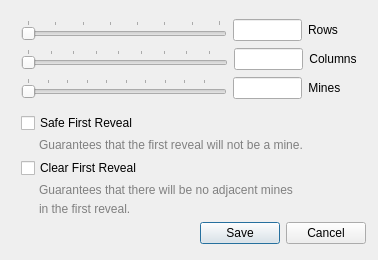
<?xml version="1.0" encoding="UTF-8"?>
<ui version="4.0">
 <class>Options</class>
 <widget class="QDialog" name="Options">
  <property name="geometry">
   <rect>
    <x>0</x>
    <y>0</y>
    <width>378</width>
    <height>260</height>
   </rect>
  </property>
  <property name="windowTitle">
   <string>Options</string>
  </property>
  <layout class="QVBoxLayout" name="verticalLayout">
   <property name="leftMargin">
    <number>12</number>
   </property>
   <property name="topMargin">
    <number>12</number>
   </property>
   <property name="rightMargin">
    <number>12</number>
   </property>
   <property name="bottomMargin">
    <number>16</number>
   </property>
   <item>
    <widget class="QWidget" name="mine_setter" native="true">
     <layout class="QVBoxLayout" name="verticalLayout_5">
      <property name="spacing">
       <number>0</number>
      </property>
      <property name="leftMargin">
       <number>0</number>
      </property>
      <property name="topMargin">
       <number>0</number>
      </property>
      <property name="rightMargin">
       <number>0</number>
      </property>
      <property name="bottomMargin">
       <number>0</number>
      </property>
      <item>
       <widget class="QWidget" name="row" native="true">
        <property name="sizePolicy">
         <sizepolicy hsizetype="Preferred" vsizetype="Fixed">
          <horstretch>0</horstretch>
          <verstretch>0</verstretch>
         </sizepolicy>
        </property>
        <layout class="QHBoxLayout" name="horizontalLayout_3" stretch="3,1,0">
         <property name="topMargin">
          <number>0</number>
         </property>
         <property name="bottomMargin">
          <number>0</number>
         </property>
         <item>
          <widget class="QSlider" name="row_slider">
           <property name="minimum">
            <number>9</number>
           </property>
           <property name="maximum">
            <number>30</number>
           </property>
           <property name="pageStep">
            <number>1</number>
           </property>
           <property name="orientation">
            <enum>Qt::Orientation::Horizontal</enum>
           </property>
           <property name="tickPosition">
            <enum>QSlider::TickPosition::TicksAbove</enum>
           </property>
           <property name="tickInterval">
            <number>3</number>
           </property>
          </widget>
         </item>
         <item>
          <widget class="QLineEdit" name="row_editor">
           <property name="maxLength">
            <number>32767</number>
           </property>
           <property name="placeholderText">
            <string/>
           </property>
           <property name="cursorMoveStyle">
            <enum>Qt::CursorMoveStyle::VisualMoveStyle</enum>
           </property>
           <property name="clearButtonEnabled">
            <bool>false</bool>
           </property>
          </widget>
         </item>
         <item>
          <widget class="QLabel" name="row_label">
           <property name="sizePolicy">
            <sizepolicy hsizetype="Preferred" vsizetype="Fixed">
             <horstretch>0</horstretch>
             <verstretch>0</verstretch>
            </sizepolicy>
           </property>
           <property name="text">
            <string>Rows       </string>
           </property>
          </widget>
         </item>
        </layout>
       </widget>
      </item>
      <item>
       <widget class="QWidget" name="col" native="true">
        <property name="sizePolicy">
         <sizepolicy hsizetype="Preferred" vsizetype="Fixed">
          <horstretch>0</horstretch>
          <verstretch>0</verstretch>
         </sizepolicy>
        </property>
        <layout class="QHBoxLayout" name="horizontalLayout" stretch="3,1,0">
         <property name="topMargin">
          <number>0</number>
         </property>
         <property name="bottomMargin">
          <number>0</number>
         </property>
         <item>
          <widget class="QSlider" name="col_slider">
           <property name="minimum">
            <number>9</number>
           </property>
           <property name="maximum">
            <number>60</number>
           </property>
           <property name="pageStep">
            <number>1</number>
           </property>
           <property name="tracking">
            <bool>true</bool>
           </property>
           <property name="orientation">
            <enum>Qt::Orientation::Horizontal</enum>
           </property>
           <property name="tickPosition">
            <enum>QSlider::TickPosition::TicksAbove</enum>
           </property>
           <property name="tickInterval">
            <number>6</number>
           </property>
          </widget>
         </item>
         <item>
          <widget class="QLineEdit" name="col_editor">
           <property name="maxLength">
            <number>32767</number>
           </property>
           <property name="placeholderText">
            <string/>
           </property>
           <property name="cursorMoveStyle">
            <enum>Qt::CursorMoveStyle::VisualMoveStyle</enum>
           </property>
          </widget>
         </item>
         <item>
          <widget class="QLabel" name="col_label">
           <property name="sizePolicy">
            <sizepolicy hsizetype="Preferred" vsizetype="Fixed">
             <horstretch>0</horstretch>
             <verstretch>0</verstretch>
            </sizepolicy>
           </property>
           <property name="text">
            <string>Columns</string>
           </property>
           <property name="scaledContents">
            <bool>false</bool>
           </property>
           <property name="alignment">
            <set>Qt::AlignmentFlag::AlignCenter</set>
           </property>
          </widget>
         </item>
        </layout>
       </widget>
      </item>
      <item>
       <widget class="QWidget" name="mine" native="true">
        <property name="sizePolicy">
         <sizepolicy hsizetype="Preferred" vsizetype="Fixed">
          <horstretch>0</horstretch>
          <verstretch>0</verstretch>
         </sizepolicy>
        </property>
        <layout class="QHBoxLayout" name="horizontalLayout_2" stretch="3,1,0">
         <property name="topMargin">
          <number>0</number>
         </property>
         <property name="bottomMargin">
          <number>0</number>
         </property>
         <item>
          <widget class="QSlider" name="mine_slider">
           <property name="sizePolicy">
            <sizepolicy hsizetype="Expanding" vsizetype="Fixed">
             <horstretch>0</horstretch>
             <verstretch>0</verstretch>
            </sizepolicy>
           </property>
           <property name="minimum">
            <number>10</number>
           </property>
           <property name="maximum">
            <number>499</number>
           </property>
           <property name="pageStep">
            <number>1</number>
           </property>
           <property name="orientation">
            <enum>Qt::Orientation::Horizontal</enum>
           </property>
           <property name="tickPosition">
            <enum>QSlider::TickPosition::TicksAbove</enum>
           </property>
           <property name="tickInterval">
            <number>50</number>
           </property>
          </widget>
         </item>
         <item>
          <widget class="QLineEdit" name="mine_editor">
           <property name="sizePolicy">
            <sizepolicy hsizetype="Expanding" vsizetype="Fixed">
             <horstretch>0</horstretch>
             <verstretch>0</verstretch>
            </sizepolicy>
           </property>
           <property name="maxLength">
            <number>32767</number>
           </property>
           <property name="placeholderText">
            <string/>
           </property>
           <property name="cursorMoveStyle">
            <enum>Qt::CursorMoveStyle::VisualMoveStyle</enum>
           </property>
          </widget>
         </item>
         <item>
          <widget class="QLabel" name="mine_label">
           <property name="sizePolicy">
            <sizepolicy hsizetype="Preferred" vsizetype="Fixed">
             <horstretch>0</horstretch>
             <verstretch>0</verstretch>
            </sizepolicy>
           </property>
           <property name="text">
            <string>Mines       </string>
           </property>
           <property name="alignment">
            <set>Qt::AlignmentFlag::AlignCenter</set>
           </property>
          </widget>
         </item>
        </layout>
       </widget>
      </item>
     </layout>
    </widget>
   </item>
   <item>
    <widget class="QWidget" name="safe_first_reveal" native="true">
     <property name="sizePolicy">
      <sizepolicy hsizetype="Preferred" vsizetype="Fixed">
       <horstretch>0</horstretch>
       <verstretch>0</verstretch>
      </sizepolicy>
     </property>
     <layout class="QHBoxLayout" name="horizontalLayout_5" stretch="0">
      <property name="spacing">
       <number>0</number>
      </property>
      <property name="leftMargin">
       <number>0</number>
      </property>
      <property name="topMargin">
       <number>0</number>
      </property>
      <property name="rightMargin">
       <number>0</number>
      </property>
      <property name="bottomMargin">
       <number>0</number>
      </property>
      <item>
       <widget class="QWidget" name="safe_first_reveal_check" native="true">
        <layout class="QVBoxLayout" name="verticalLayout_4">
         <property name="spacing">
          <number>5</number>
         </property>
         <property name="topMargin">
          <number>0</number>
         </property>
         <property name="rightMargin">
          <number>0</number>
         </property>
         <property name="bottomMargin">
          <number>0</number>
         </property>
         <item>
          <widget class="QCheckBox" name="safe_checkbox">
           <property name="minimumSize">
            <size>
             <width>0</width>
             <height>0</height>
            </size>
           </property>
           <property name="text">
            <string>Safe First Reveal</string>
           </property>
           <property name="tristate">
            <bool>false</bool>
           </property>
          </widget>
         </item>
         <item>
          <widget class="QLabel" name="safe_first_reveal_l2">
           <property name="sizePolicy">
            <sizepolicy hsizetype="Preferred" vsizetype="Preferred">
             <horstretch>0</horstretch>
             <verstretch>0</verstretch>
            </sizepolicy>
           </property>
           <property name="text">
            <string>&lt;html&gt;&lt;head/&gt;&lt;body&gt;&lt;p&gt;&lt;span style=&quot; color:#808080;&quot;&gt;          Guarantees that the first reveal will not be a mine.&lt;/span&gt;&lt;/p&gt;&lt;/body&gt;&lt;/html&gt;</string>
           </property>
           <property name="alignment">
            <set>Qt::AlignmentFlag::AlignLeading|Qt::AlignmentFlag::AlignLeft|Qt::AlignmentFlag::AlignVCenter</set>
           </property>
           <property name="wordWrap">
            <bool>false</bool>
           </property>
           <property name="indent">
            <number>18</number>
           </property>
          </widget>
         </item>
        </layout>
       </widget>
      </item>
     </layout>
    </widget>
   </item>
   <item>
    <widget class="QWidget" name="clear_first_reveal" native="true">
     <property name="sizePolicy">
      <sizepolicy hsizetype="Preferred" vsizetype="Fixed">
       <horstretch>0</horstretch>
       <verstretch>0</verstretch>
      </sizepolicy>
     </property>
     <layout class="QHBoxLayout" name="horizontalLayout_4" stretch="0,1">
      <property name="spacing">
       <number>0</number>
      </property>
      <property name="leftMargin">
       <number>0</number>
      </property>
      <property name="topMargin">
       <number>0</number>
      </property>
      <property name="rightMargin">
       <number>0</number>
      </property>
      <property name="bottomMargin">
       <number>0</number>
      </property>
      <item>
       <widget class="QWidget" name="clear_first_reveal_check" native="true">
        <layout class="QVBoxLayout" name="verticalLayout_3">
         <property name="spacing">
          <number>5</number>
         </property>
         <property name="topMargin">
          <number>0</number>
         </property>
         <property name="rightMargin">
          <number>0</number>
         </property>
         <property name="bottomMargin">
          <number>0</number>
         </property>
         <item>
          <widget class="QCheckBox" name="clear_checkbox">
           <property name="text">
            <string>Clear First Reveal</string>
           </property>
           <property name="tristate">
            <bool>false</bool>
           </property>
          </widget>
         </item>
         <item>
          <widget class="QLabel" name="clear_first_reveal_l2">
           <property name="sizePolicy">
            <sizepolicy hsizetype="Preferred" vsizetype="Fixed">
             <horstretch>0</horstretch>
             <verstretch>0</verstretch>
            </sizepolicy>
           </property>
           <property name="text">
            <string>&lt;html&gt;&lt;head/&gt;&lt;body&gt;&lt;p&gt;&lt;span style=&quot; color:#808080;&quot;&gt;Guarantees that there will be no adjacent mines&lt;/span&gt;&lt;/p&gt;&lt;/body&gt;&lt;/html&gt;</string>
           </property>
           <property name="alignment">
            <set>Qt::AlignmentFlag::AlignLeading|Qt::AlignmentFlag::AlignLeft|Qt::AlignmentFlag::AlignVCenter</set>
           </property>
           <property name="wordWrap">
            <bool>false</bool>
           </property>
           <property name="indent">
            <number>18</number>
           </property>
          </widget>
         </item>
         <item>
          <widget class="QLabel" name="clear_first_reveal_l3">
           <property name="text">
            <string>&lt;html&gt;&lt;head/&gt;&lt;body&gt;&lt;p&gt;&lt;span style=&quot; color:#808080;&quot;&gt;in the first reveal.&lt;/span&gt;&lt;/p&gt;&lt;/body&gt;&lt;/html&gt;</string>
           </property>
           <property name="indent">
            <number>18</number>
           </property>
          </widget>
         </item>
        </layout>
       </widget>
      </item>
      <item>
       <widget class="QWidget" name="clear_first_reveal_labels" native="true">
        <property name="sizePolicy">
         <sizepolicy hsizetype="Preferred" vsizetype="Fixed">
          <horstretch>0</horstretch>
          <verstretch>0</verstretch>
         </sizepolicy>
        </property>
        <layout class="QVBoxLayout" name="verticalLayout_2">
         <property name="spacing">
          <number>0</number>
         </property>
         <property name="leftMargin">
          <number>0</number>
         </property>
         <property name="topMargin">
          <number>0</number>
         </property>
         <property name="bottomMargin">
          <number>0</number>
         </property>
        </layout>
       </widget>
      </item>
     </layout>
    </widget>
   </item>
   <item>
    <widget class="QDialogButtonBox" name="button_box">
     <property name="orientation">
      <enum>Qt::Orientation::Horizontal</enum>
     </property>
     <property name="standardButtons">
      <set>QDialogButtonBox::StandardButton::Cancel|QDialogButtonBox::StandardButton::Save</set>
     </property>
     <property name="centerButtons">
      <bool>false</bool>
     </property>
    </widget>
   </item>
  </layout>
 </widget>
 <resources/>
 <connections>
  <connection>
   <sender>button_box</sender>
   <signal>accepted()</signal>
   <receiver>Options</receiver>
   <slot>accept()</slot>
   <hints>
    <hint type="sourcelabel">
     <x>248</x>
     <y>254</y>
    </hint>
    <hint type="destinationlabel">
     <x>157</x>
     <y>274</y>
    </hint>
   </hints>
  </connection>
  <connection>
   <sender>button_box</sender>
   <signal>rejected()</signal>
   <receiver>Options</receiver>
   <slot>reject()</slot>
   <hints>
    <hint type="sourcelabel">
     <x>316</x>
     <y>260</y>
    </hint>
    <hint type="destinationlabel">
     <x>286</x>
     <y>274</y>
    </hint>
   </hints>
  </connection>
 </connections>
</ui>
